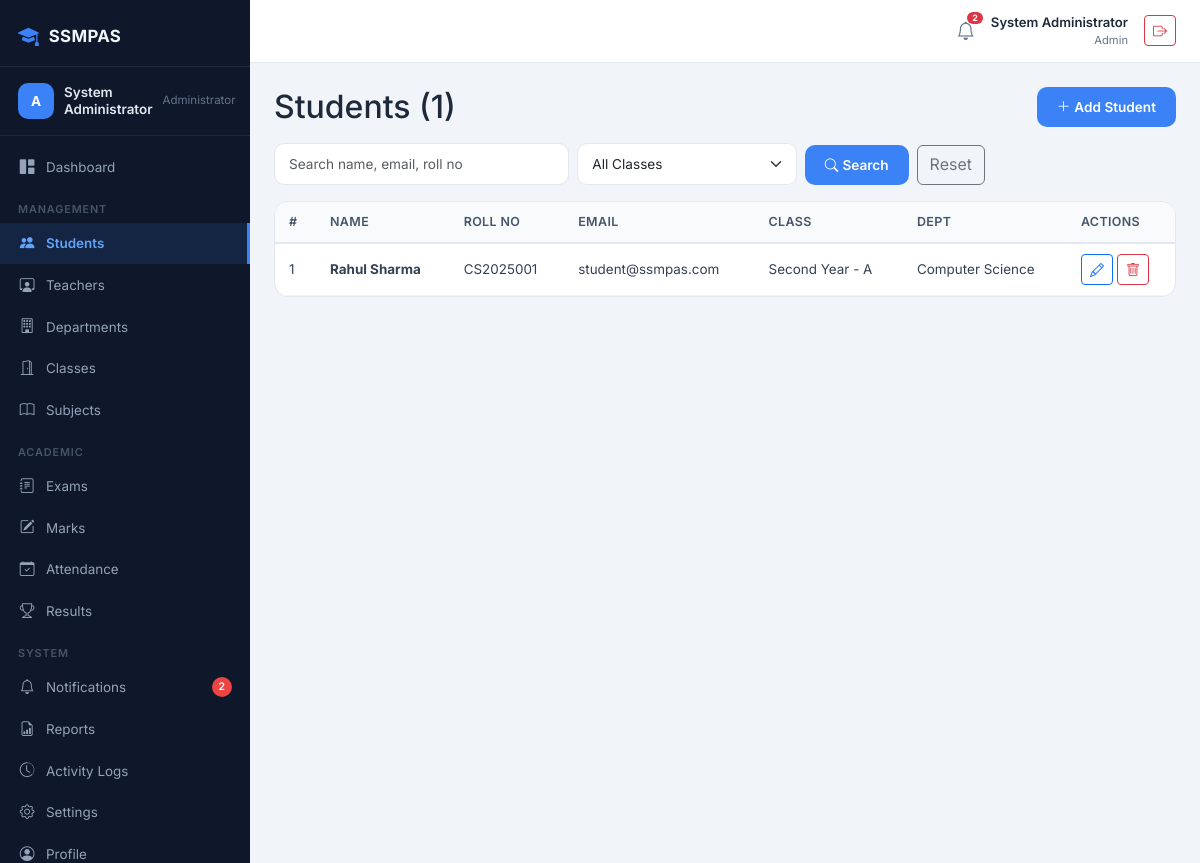
The app's page /admin/students.php (signed in) with its own data.
### tables this page shows
CREATE TABLE `students` (
    `id` INT AUTO_INCREMENT PRIMARY KEY,
    `user_id` INT DEFAULT NULL,
    `roll_no` VARCHAR(20) DEFAULT NULL,
    `name` VARCHAR(100) NOT NULL,
    `email` VARCHAR(150) DEFAULT NULL,
    `phone` VARCHAR(20) DEFAULT NULL,
    `class_id` INT DEFAULT NULL,
    `department_id` INT DEFAULT NULL,
    `date_of_birth` DATE DEFAULT NULL,
    `gender` ENUM('Male', 'Female', 'Other') DEFAULT NULL,
    `address` TEXT DEFAULT NULL,
    `admission_date` DATE DEFAULT NULL,
    `is_active` TINYINT(1) NOT NULL DEFAULT 1,
    `created_at` TIMESTAMP DEFAULT CURRENT_TIMESTAMP,
    `updated_at` TIMESTAMP DEFAULT CURRENT_TIMESTAMP ON UPDATE CURRENT_TIMESTAMP,
    INDEX `idx_class` (`class_id`),
    INDEX `idx_dept` (`department_id`),
    INDEX `idx_roll_no` (`roll_no`),
    INDEX `idx_user` (`user_id`),
    FOREIGN KEY (`user_id`) REFERENCES `users`(`id`) ON DELETE SET NULL,
    FOREIGN KEY (`class_id`) REFERENCES `classes`(`id`) ON DELETE SET NULL,
    FOREIGN KEY (`department_id`) REFERENCES `departments`(`id`) ON DELETE SET NULL
);

CREATE TABLE `classes` (
    `id` INT AUTO_INCREMENT PRIMARY KEY,
    `name` VARCHAR(50) NOT NULL,
    `section` VARCHAR(20) DEFAULT NULL,
    `department_id` INT DEFAULT NULL,
    `academic_year` VARCHAR(20) NOT NULL,
    `is_active` TINYINT(1) NOT NULL DEFAULT 1,
    `created_at` TIMESTAMP DEFAULT CURRENT_TIMESTAMP,
    `updated_at` TIMESTAMP DEFAULT CURRENT_TIMESTAMP ON UPDATE CURRENT_TIMESTAMP,
    INDEX `idx_dept` (`department_id`),
    INDEX `idx_year` (`academic_year`),
    FOREIGN KEY (`department_id`) REFERENCES `departments`(`id`) ON DELETE SET NULL
);

CREATE TABLE `departments` (
    `id` INT AUTO_INCREMENT PRIMARY KEY,
    `name` VARCHAR(100) NOT NULL,
    `code` VARCHAR(20) NOT NULL,
    `description` TEXT DEFAULT NULL,
    `is_active` TINYINT(1) NOT NULL DEFAULT 1,
    `created_at` TIMESTAMP DEFAULT CURRENT_TIMESTAMP,
    `updated_at` TIMESTAMP DEFAULT CURRENT_TIMESTAMP ON UPDATE CURRENT_TIMESTAMP,
    UNIQUE KEY `uk_dept_code` (`code`)
);

### includes/helpers.php (called while the page is built, shortened)
<?php
function e($string) {
    return htmlspecialchars($string ?? '', ENT_QUOTES, 'UTF-8');
}

### admin/students.php (the view, shortened to what this page needs)
<?php
include "../config/db.php";
include "../includes/helpers.php";
$search = trim($_GET['search'] ?? '');
$per_page = 10;
$page = max(1, (int)($_GET['page'] ?? 1));
$params = []; $where = [];
$where_sql = $where ? (' WHERE '.implode(' AND ',$where)) : '';
$count_stmt = $conn->prepare("SELECT COUNT(*) FROM students s" . $where_sql);
$count_stmt->execute($params);
$total = (int)$count_stmt->fetchColumn();
$pag = paginate($total, $per_page, $page);
$params2 = $params;
$params2[] = $pag['offset']; $params2[] = $pag['per_page'];
$stu_stmt = $conn->prepare("
    SELECT s.*, c.name AS class_name, c.section, d.name AS dept_name
    FROM students s
    LEFT JOIN classes c ON s.class_id = c.id
    LEFT JOIN departments d ON s.department_id = d.id
    $where_sql
    ORDER BY s.created_at DESC
    LIMIT ?, ?
");
foreach($params2 as $i=>$v){ $stu_stmt->bindValue($i+1,$v,$i >= count($params) ? PDO::PARAM_INT : PDO::PARAM_STR); }
$stu_stmt->execute();
$students = $stu_stmt->fetchAll();
include "../includes/header.php";
include "../includes/sidebar_admin.php";
include "../includes/topbar.php";
?>
<div class="layout">
<div class="main-content">
<div class="content">
<div class="d-flex align-items-center justify-content-between flex-wrap gap-2 mb-3">
    <h2 class="mb-0">Students (<?= $total ?>)</h2>
    <button class="btn btn-primary-blue" data-bs-toggle="modal" data-bs-target="#addModal"><i class="bi bi-plus-lg me-1"></i>Add Student</button>
</div>
<form method="GET" class="row g-2 mb-3 align-items-end">
    <div class="col-md-4">
        <input type="text" name="search" class="form-control" placeholder="Search name, email, roll no" value="<?= e($search) ?>">
    </div>
    <div class="col-md-3">
        <select name="class_id" class="form-select">
            <option value="">All Classes</option>
        </select>
    </div>
    <div class="col-md-3 d-flex gap-2">
        <button type="submit" class="btn btn-primary-blue"><i class="bi bi-search me-1"></i>Search</button>
        <a href="students.php" class="btn btn-outline-secondary">Reset</a>
    </div>
</form>
<div class="panel">
    <div class="panel-body p-0">
        <div class="table-responsive">
        <table class="data-table"><thead><tr>
            <th>#</th><th>Name</th><th>Roll No</th><th>Email</th><th>Class</th><th>Dept</th><th>Actions</th>
        </tr></thead><tbody>
        <?php foreach($students as $s): ?>
        <tr>
            <td><?= $s['id'] ?></td>
            <td><strong><?= e($s['name']) ?></strong></td>
            <td><?= e($s['roll_no'] ?? '-') ?></td>
            <td><?= e($s['email'] ?? '-') ?></td>
            <td><?= e($s['class_name'] ?? '-') ?><?= $s['section'] ? ' - '.e($s['section']) : '' ?></td>
            <td><?= e($s['dept_name'] ?? '-') ?></td>
            <td class="d-flex gap-1">
                <button class="btn btn-sm btn-outline-primary editBtn"
                    data-id="<?= $s['id'] ?>" data-name="<?= e($s['name']) ?>" data-email="<?= e($s['email']) ?>"
                    data-roll="<?= e($s['roll_no'] ?? '') ?>" data-class="<?= $s['class_id'] ?? '' ?>" data-dept="<?= $s['department_id'] ?? '' ?>">
                    <i class="bi bi-pencil"></i>
                </button>
                <button class="btn btn-sm btn-outline-danger deleteBtn" data-id="<?= $s['id'] ?>" data-name="<?= e($s['name']) ?>">
                    <i class="bi bi-trash"></i>
                </button>
            </td>
        </tr>
        <?php endforeach; ?>
        </tbody></table>
        </div>
    </div>
</div>
</div>
</div>
</div>

### assets/css/dashboard.css (style rules this page uses)
*,*::before,*::after { box-sizing:border-box;margin:0;padding:0 }
html { scroll-behavior:smooth }
body { font-family:'Inter','Segoe UI',sans-serif;background:#f1f5f9;color:#1e293b;line-height:1.55;overflow-x:hidden }
a { text-decoration:none;color:inherit }
.layout { display:flex;min-height:100vh }
.main-content { flex:1;margin-left:250px;padding:0;display:flex;flex-direction:column;min-height:100vh }
.content { padding:24px;flex:1 }
.panel { background:#fff;border:1px solid #e2e8f0;border-radius:14px;overflow:hidden }
.panel-body { padding:20px }
.data-table { width:100%;border-collapse:collapse;font-size:.84rem }
.data-table thead th { background:#f8fafc;border-bottom:2px solid #e2e8f0;padding:10px 14px;text-align:left;font-weight:600;color:#475569;font-size:.78rem;text-transform:uppercase;letter-spacing:.03em;white-space:nowrap }
.data-table tbody td { padding:10px 14px;border-bottom:1px solid #f1f5f9;color:#334155;vertical-align:middle }
.form-control,.form-select { border:1.5px solid #e2e8f0;border-radius:10px;padding:10px 14px;font-size:.85rem;transition:.2s }
.btn-primary-blue { background:#3b82f6;color:#fff;border:none;border-radius:10px;padding:10px 20px;font-size:.85rem;font-weight:600;transition:.2s }

### records on screen
students: id "1", name "Rahul Sharma", roll_no "CS2025001", email "student@ssmpas.com", class.name "Second Year", class.section "A", department.name "Computer Science"

### other values on screen
$_SESSION['name'] "System Administrator"
$noti_count "2"
$_SESSION['role'] "Admin"
$total "1"
